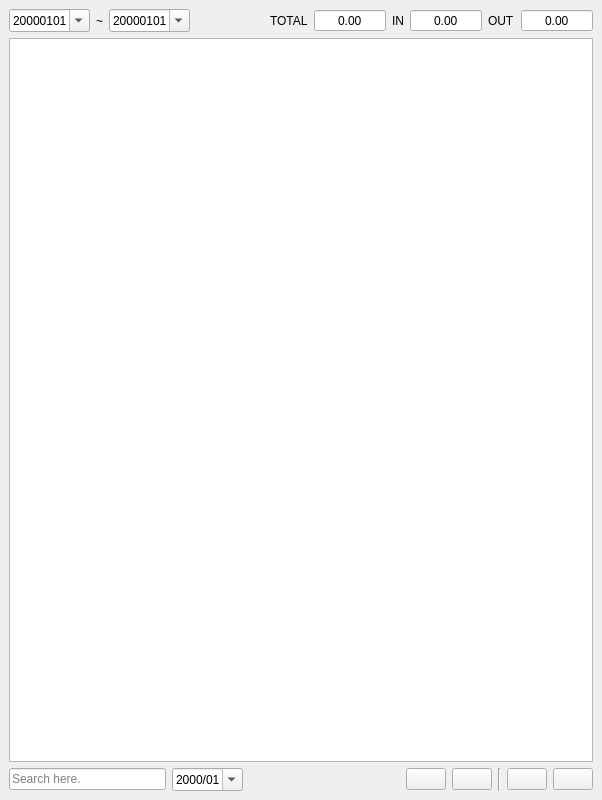
<?xml version="1.0" encoding="UTF-8"?>
<ui version="4.0">
 <class>Bill</class>
 <widget class="QMainWindow" name="Bill">
  <property name="geometry">
   <rect>
    <x>0</x>
    <y>0</y>
    <width>602</width>
    <height>800</height>
   </rect>
  </property>
  <property name="windowTitle">
   <string>BILL</string>
  </property>
  <widget class="QWidget" name="centralwidget">
   <layout class="QVBoxLayout" name="verticalLayout">
    <item>
     <layout class="QHBoxLayout" name="horizontalLayout_2">
      <item>
       <widget class="QDateEdit" name="de_start">
        <property name="currentSection">
         <enum>QDateTimeEdit::YearSection</enum>
        </property>
        <property name="displayFormat">
         <string>yyyyMMdd</string>
        </property>
        <property name="calendarPopup">
         <bool>true</bool>
        </property>
       </widget>
      </item>
      <item>
       <widget class="QLabel" name="label">
        <property name="text">
         <string>~</string>
        </property>
       </widget>
      </item>
      <item>
       <widget class="QDateEdit" name="de_end">
        <property name="currentSection">
         <enum>QDateTimeEdit::YearSection</enum>
        </property>
        <property name="displayFormat">
         <string>yyyyMMdd</string>
        </property>
        <property name="calendarPopup">
         <bool>true</bool>
        </property>
       </widget>
      </item>
      <item>
       <spacer name="hs_sort">
        <property name="orientation">
         <enum>Qt::Horizontal</enum>
        </property>
        <property name="sizeHint" stdset="0">
         <size>
          <width>40</width>
          <height>20</height>
         </size>
        </property>
       </spacer>
      </item>
      <item>
       <widget class="QLabel" name="lb_total">
        <property name="font">
         <font>
          <family>Segoe UI</family>
         </font>
        </property>
        <property name="text">
         <string>TOTAL</string>
        </property>
       </widget>
      </item>
      <item>
       <widget class="DoubleSpinBox" name="dsb_total">
        <property name="maximumSize">
         <size>
          <width>16777215</width>
          <height>16777215</height>
         </size>
        </property>
        <property name="alignment">
         <set>Qt::AlignCenter</set>
        </property>
        <property name="readOnly">
         <bool>true</bool>
        </property>
        <property name="buttonSymbols">
         <enum>QAbstractSpinBox::NoButtons</enum>
        </property>
        <property name="minimum">
         <double>-99999999.000000000000000</double>
        </property>
        <property name="maximum">
         <double>99999999.000000000000000</double>
        </property>
       </widget>
      </item>
      <item>
       <widget class="QLabel" name="lb_in">
        <property name="text">
         <string>IN</string>
        </property>
       </widget>
      </item>
      <item>
       <widget class="DoubleSpinBox" name="dsb_in">
        <property name="maximumSize">
         <size>
          <width>16777215</width>
          <height>16777215</height>
         </size>
        </property>
        <property name="alignment">
         <set>Qt::AlignCenter</set>
        </property>
        <property name="readOnly">
         <bool>true</bool>
        </property>
        <property name="buttonSymbols">
         <enum>QAbstractSpinBox::NoButtons</enum>
        </property>
        <property name="minimum">
         <double>-99999999.000000000000000</double>
        </property>
        <property name="maximum">
         <double>99999999.000000000000000</double>
        </property>
       </widget>
      </item>
      <item>
       <widget class="QLabel" name="lb_out">
        <property name="text">
         <string>OUT</string>
        </property>
       </widget>
      </item>
      <item>
       <widget class="DoubleSpinBox" name="dsb_out">
        <property name="maximumSize">
         <size>
          <width>16777215</width>
          <height>16777215</height>
         </size>
        </property>
        <property name="alignment">
         <set>Qt::AlignCenter</set>
        </property>
        <property name="readOnly">
         <bool>true</bool>
        </property>
        <property name="buttonSymbols">
         <enum>QAbstractSpinBox::NoButtons</enum>
        </property>
        <property name="minimum">
         <double>-99999999.000000000000000</double>
        </property>
        <property name="maximum">
         <double>99999999.000000000000000</double>
        </property>
       </widget>
      </item>
     </layout>
    </item>
    <item>
     <widget class="TableWidget" name="tw_bill">
      <property name="editTriggers">
       <set>QAbstractItemView::AnyKeyPressed|QAbstractItemView::DoubleClicked|QAbstractItemView::EditKeyPressed|QAbstractItemView::SelectedClicked</set>
      </property>
      <property name="selectionBehavior">
       <enum>QAbstractItemView::SelectRows</enum>
      </property>
      <property name="textElideMode">
       <enum>Qt::ElideNone</enum>
      </property>
      <property name="verticalScrollMode">
       <enum>QAbstractItemView::ScrollPerPixel</enum>
      </property>
      <property name="horizontalScrollMode">
       <enum>QAbstractItemView::ScrollPerPixel</enum>
      </property>
      <property name="sortingEnabled">
       <bool>true</bool>
      </property>
      <attribute name="horizontalHeaderCascadingSectionResizes">
       <bool>true</bool>
      </attribute>
      <attribute name="horizontalHeaderDefaultSectionSize">
       <number>60</number>
      </attribute>
      <attribute name="horizontalHeaderShowSortIndicator" stdset="0">
       <bool>false</bool>
      </attribute>
      <attribute name="horizontalHeaderStretchLastSection">
       <bool>true</bool>
      </attribute>
      <attribute name="verticalHeaderVisible">
       <bool>true</bool>
      </attribute>
     </widget>
    </item>
    <item>
     <layout class="QHBoxLayout" name="horizontalLayout">
      <item>
       <widget class="QLineEdit" name="le_filter">
        <property name="maximumSize">
         <size>
          <width>200</width>
          <height>16777215</height>
         </size>
        </property>
        <property name="placeholderText">
         <string>Search here.</string>
        </property>
       </widget>
      </item>
      <item>
       <widget class="QDateEdit" name="de_month">
        <property name="currentSection">
         <enum>QDateTimeEdit::YearSection</enum>
        </property>
        <property name="displayFormat">
         <string>yyyy/MM</string>
        </property>
        <property name="calendarPopup">
         <bool>true</bool>
        </property>
       </widget>
      </item>
      <item>
       <spacer name="hs_operate">
        <property name="orientation">
         <enum>Qt::Horizontal</enum>
        </property>
        <property name="sizeHint" stdset="0">
         <size>
          <width>40</width>
          <height>20</height>
         </size>
        </property>
       </spacer>
      </item>
      <item>
       <widget class="QPushButton" name="pb_imp">
        <property name="minimumSize">
         <size>
          <width>40</width>
          <height>0</height>
         </size>
        </property>
        <property name="maximumSize">
         <size>
          <width>40</width>
          <height>16777215</height>
         </size>
        </property>
        <property name="toolTip">
         <string>Ctrl+I: Import</string>
        </property>
        <property name="text">
         <string/>
        </property>
       </widget>
      </item>
      <item>
       <widget class="QPushButton" name="pb_exp">
        <property name="minimumSize">
         <size>
          <width>40</width>
          <height>0</height>
         </size>
        </property>
        <property name="maximumSize">
         <size>
          <width>40</width>
          <height>16777215</height>
         </size>
        </property>
        <property name="toolTip">
         <string>Ctrl+E: Export</string>
        </property>
        <property name="text">
         <string/>
        </property>
       </widget>
      </item>
      <item>
       <widget class="Line" name="line">
        <property name="orientation">
         <enum>Qt::Vertical</enum>
        </property>
       </widget>
      </item>
      <item>
       <widget class="QPushButton" name="pb_add">
        <property name="minimumSize">
         <size>
          <width>40</width>
          <height>0</height>
         </size>
        </property>
        <property name="maximumSize">
         <size>
          <width>40</width>
          <height>16777215</height>
         </size>
        </property>
        <property name="toolTip">
         <string>Ctrl+N</string>
        </property>
        <property name="text">
         <string/>
        </property>
       </widget>
      </item>
      <item>
       <widget class="QPushButton" name="pb_del">
        <property name="minimumSize">
         <size>
          <width>40</width>
          <height>0</height>
         </size>
        </property>
        <property name="maximumSize">
         <size>
          <width>40</width>
          <height>16777215</height>
         </size>
        </property>
        <property name="toolTip">
         <string>Ctrl+D</string>
        </property>
        <property name="text">
         <string/>
        </property>
       </widget>
      </item>
     </layout>
    </item>
   </layout>
  </widget>
 </widget>
 <customwidgets>
  <customwidget>
   <class>TableWidget</class>
   <extends>QTableWidget</extends>
   <header>core/util/qt_utils</header>
  </customwidget>
  <customwidget>
   <class>DoubleSpinBox</class>
   <extends>QDoubleSpinBox</extends>
   <header>core/util/qt_utils</header>
  </customwidget>
 </customwidgets>
 <resources/>
 <connections/>
</ui>
